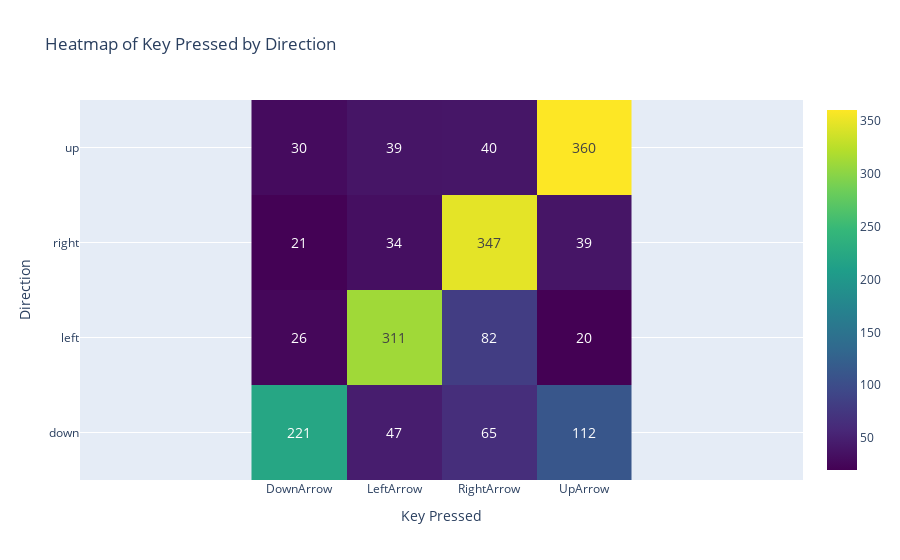

Source (notebook cell):
### Code cell
# Create a pivot table for Key_Pressed and Direction
pivot_table = trial_data.pivot_table(index='Direction', columns='Key_Pressed', values='Response', aggfunc='count', fill_value=0)

# Convert the pivot table to a format suitable for Plotly
pivot_table = pivot_table.reset_index()
pivot_table_melted = pivot_table.melt(id_vars='Direction', var_name='Key_Pressed', value_name='Count')

# Create the heatmap using Plotly
fig = go.Figure(data=go.Heatmap(
    z=pivot_table_melted['Count'],
    x=pivot_table_melted['Key_Pressed'],
    y=pivot_table_melted['Direction'],
    colorscale='Viridis',
    text=pivot_table_melted['Count'],
    texttemplate="%{text}",
    textfont={"size":14}
))

# Update layout to ensure square cells and add titles
fig.update_layout(
    title='Heatmap of Key Pressed by Direction',
    xaxis_title='Key Pressed',
    yaxis_title='Direction',
    xaxis=dict(scaleanchor='y', scaleratio=1),  # Ensures square cells
    yaxis=dict(scaleanchor='x', scaleratio=1)   # Ensures square cells
)

# Show plot
fig.show()

### Figure 1 — Plotly figure (JSON) as saved in the notebook; plotly's stock layout.template omitted (floating-point values rounded to 4 significant figures)
{"data": [{"colorscale": [[0, "#440154"], [0.1111, "#482878"], [0.2222, "#3e4989"], [0.3333, "#31688e"], [0.4444, "#26828e"], [0.5556, "#1f9e89"], [0.6667, "#35b779"], [0.7778, "#6ece58"], [0.8889, "#b5de2b"], [1, "#fde725"]], "text": [221, 26, 21, 30, 47, 311, 34, 39, 65, 82, 347, 40, 112, 20, 39, 360], "textfont": {"size": 14}, "texttemplate": "%{text}", "type": "heatmap", "x": ["DownArrow", "DownArrow", "DownArrow", "DownArrow", "LeftArrow", "LeftArrow", "LeftArrow", "LeftArrow", "RightArrow", "RightArrow", "RightArrow", "RightArrow", "UpArrow", "UpArrow", "UpArrow", "UpArrow"], "y": ["down", "left", "right", "up", "down", "left", "right", "up", "down", "left", "right", "up", "down", "left", "right", "up"], "z": [221, 26, 21, 30, 47, 311, 34, 39, 65, 82, 347, 40, 112, 20, 39, 360]}], "layout": {"title": {"text": "Heatmap of Key Pressed by Direction"}, "xaxis": {"scaleanchor": "y", "scaleratio": 1, "title": {"text": "Key Pressed"}}, "yaxis": {"scaleanchor": "x", "scaleratio": 1, "title": {"text": "Direction"}}}}
